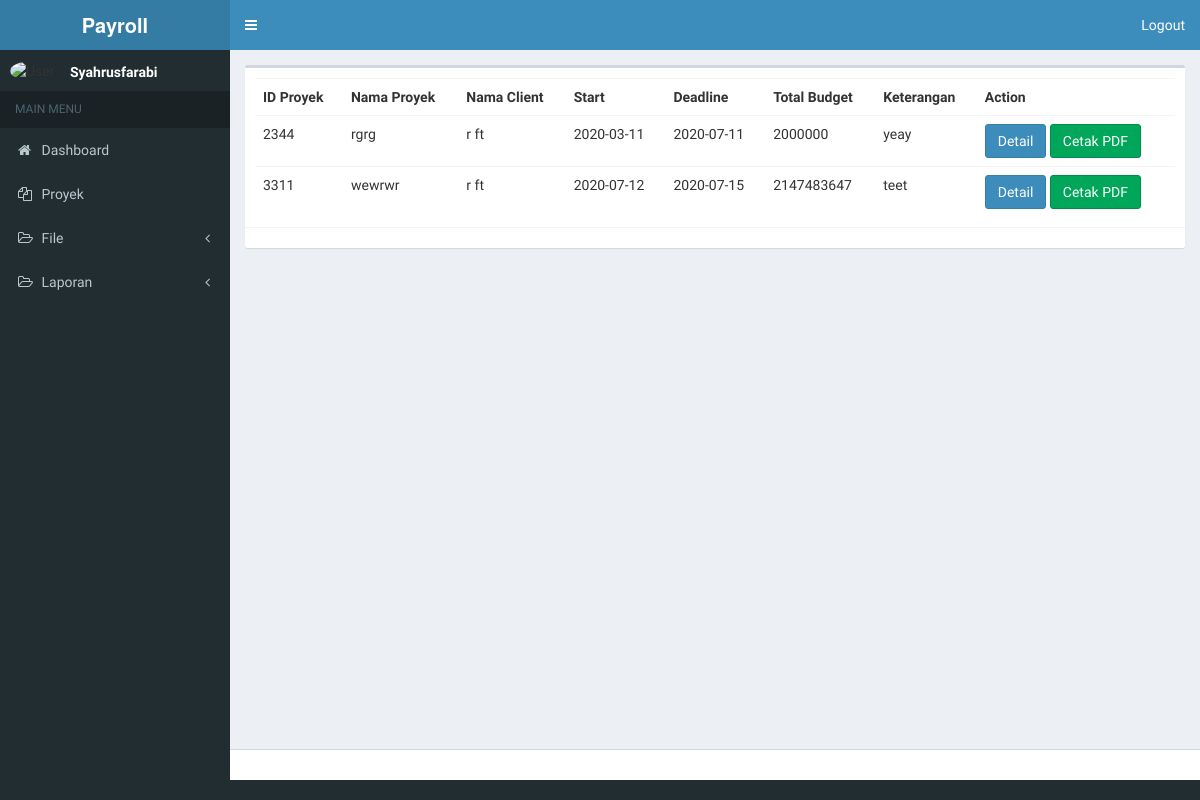
The page /index.php/laporan_penggajian on the database as committed earlier.
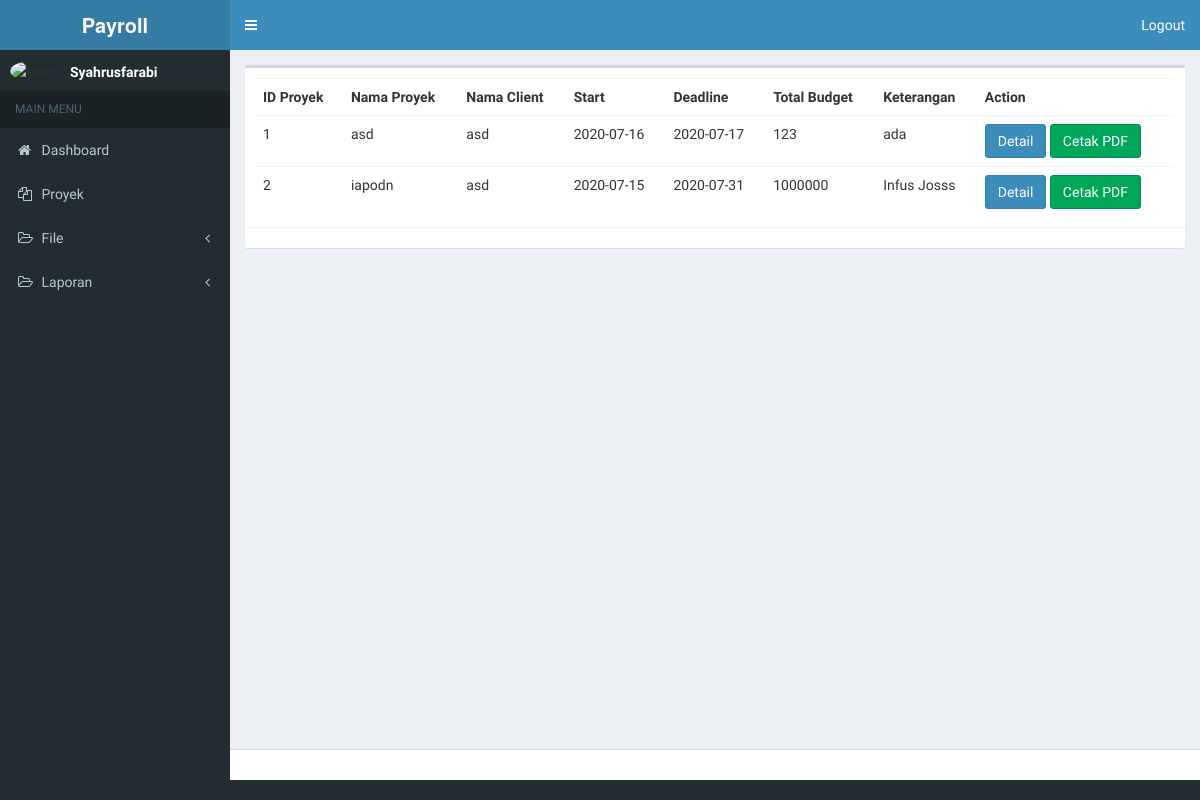
The same page on the database as committed later.
### tables this page shows
CREATE TABLE `tb_proyek` (
  `id_proyek` int(11) NOT NULL,
  `nama_proyek` varchar(150) NOT NULL,
  `nama_client` varchar(150) NOT NULL,
  `deadline_proyek` date NOT NULL,
  `keterangan` text NOT NULL,
  `tanggal_mulai_proyek` date NOT NULL,
  `total_budget` int(11) NOT NULL
);

### application/controllers/Laporan_penggajian.php (called while the page is built, shortened)
<?php
class Laporan_penggajian extends CI_Controller
{
	public function __construct()
	{
		$this->load->model("model_proyek");
		$this->load->model("model_penggajian");
	}
	public function index()
	{
		$tmp['contents'] = 'admin/view_laporan_penggajian/index';
		$tmp['data'] = $this->model_proyek->getAll();
		$this->load->view('admin/layout/template', $tmp);
	}
}

### index.php (called while the page is built, shortened)
<?php
require_once BASEPATH.'core/CodeIgniter.php';

### application/models/model_proyek.php (called while the page is built, shortened)
<?php
class Model_proyek extends CI_Model{
   private $_table = "tb_proyek";
    public function getAll()
    {
        return $this->db->get($this->_table)->result();
    }
}

### application/views/admin/view_laporan_penggajian/index.php (the view, shortened to what this page needs)
<section class="content">
	<div class="box">
		<div class="box-body">
			<table class="table">
				<tr>
					<th>ID Proyek</th>
					<th>Nama Proyek</th>
					<th>Nama Client</th>
					<th>Start</th>
					<th>Deadline</th>
					<th>Total Budget</th>
					<th>Keterangan</th>
					<th>Action</th>
				</tr>
				<?php
				foreach ($data as $key) : ?>
					<tr>
						<td> <?php echo $key->id_proyek; ?></td>
						<td> <?php echo $key->nama_proyek; ?></td>
						<td> <?php echo $key->nama_client; ?></td>
						<td> <?php echo $key->tanggal_mulai_proyek; ?></td>
						<td> <?php echo $key->deadline_proyek; ?></td>
						<td> <?php echo $key->total_budget; ?></td>
						<td> <?php echo $key->keterangan; ?></td>
						<td>
							<a class="btn btn-primary" href="<?php echo site_url('laporan_penggajian/detail/' . $key->id_proyek) ?>" class="btn btn-small"> Detail</a>
							<a class="btn btn-success " href="<?php echo site_url('laporan_penggajian/cetak_laporan/' . $key->id_proyek) ?>" target="__blank">Cetak PDF</a>
						</td>
					</tr>
				<?php endforeach; ?>
			</table>
		</div>
		<div class="box-footer">
		</div>
	</div>
</section>

### application/views/admin/layout/template.php (shortened to what this page needs)
<!DOCTYPE html>
<html>
  <head>
      <?php $this->load->view("admin/layout/header");?>
  </head>
  <body class="hold-transition skin-blue sidebar-mini">
    <div class="wrapper">
      <header class="main-header">
        <?php $this->load->view("admin/layout/main_header");?>
      </header>
      <aside class="main-sidebar">
        <?php $this->load->view("admin/layout/main_sidebar");?>
      </aside>
      <div class="content-wrapper">
        <?php $this->load->view($contents); ?>
      </div>
      <footer class="main-footer">
      </footer>
    </div>
  </body>
</html>

### application/views/admin/layout/header.php (shortened to what this page needs)
<link rel="stylesheet" href="<?= base_url()?>assets/admin/bower_components/bootstrap/dist/css/bootstrap.min.css">
<link rel="stylesheet" href="<?= base_url()?>assets/admin/bower_components/font-awesome/css/font-awesome.min.css">
<link rel="stylesheet" href="<?= base_url()?>assets/admin/bower_components/Ionicons/css/ionicons.min.css">
<link rel="stylesheet" href="<?= base_url()?>assets/admin/dist/css/AdminLTE.css">
<link rel="stylesheet" href="<?= base_url()?>assets/admin/dist/css/skins/_all-skins.css">
<link rel="stylesheet" href="<?= base_url()?>assets/admin/bower_components/morris.js/morris.css">
<link rel="stylesheet" href="<?= base_url()?>assets/admin/bower_components/jvectormap/jquery-jvectormap.css">
<link rel="stylesheet" href="<?= base_url()?>assets/admin/bower_components/bootstrap-datepicker/dist/css/bootstrap-datepicker.min.css">
<link rel="stylesheet" href="<?= base_url()?>assets/admin/bower_components/bootstrap-daterangepicker/daterangepicker.css">
<link rel="stylesheet" href="<?= base_url()?>assets/admin/plugins/bootstrap-wysihtml5/bootstrap3-wysihtml5.min.css">

### application/views/admin/layout/main_header.php (shortened to what this page needs)
<a href="<?= base_url()?>dashboard" class="logo">
  <span class="logo-lg"><b>Payroll</b></span>
</a>
<nav class="navbar navbar-static-top">
  <a href="#" class="sidebar-toggle" data-toggle="push-menu" role="button">
  </a>
  <div class="navbar-custom-menu">
    <ul class="nav navbar-nav">
  <li>
    <a href="<?= base_url('dashboard/logout')?>">Logout</a>
  </li>
    </ul>
  </div>
</nav>

### application/views/admin/layout/main_sidebar.php
<section class="sidebar">
  <div class="user-panel">
    <div class="pull-left image">
      <img src="<?= base_url()?>assets/img/ari.jpg" class="img-circle" alt="User Image">
    </div>
    <div class="pull-left info">
      <p>Syahrusfarabi</p>
    </div>
  </div>
  <ul class="sidebar-menu" data-widget="tree">
    <?php $this->load->view("admin/layout/left_menu");?>
  </ul>
</section>

### application/views/admin/layout/left_menu.php (shortened to what this page needs)
<!DOCTYPE html>
<html lang="en">
<head>
	<link rel="stylesheet" href="<?= base_url() ?>assets/admin/dist/css/skins/_all-skins.css">
</head>
<body>
	<li class="header">MAIN MENU</li>
	<li>
		<?php echo anchor('dashboard', '<i class="fa fa-home"></i> <span>Dashboard</span>'); ?>
	</li>
	<li>
		<?php echo anchor('proyek', '<i class="fa fa-files-o"></i> <span>Proyek</span>'); ?>
	</li>
	<li class="treeview">
		<a href="#">
			<i class="fa fa-folder-open-o"></i>
			<span>File</span>
			<span class="pull-right-container">
				<span class="fa fa-angle-left pull-right"></span>
			</span>
		</a>
	</li>
	<li class="treeview">
		<a href="#">
			<i class="fa fa-folder-open-o"></i>
			<span>Laporan</span>
			<span class="pull-right-container">
				<span class="fa fa-angle-left pull-right"></span>
			</span>
		</a>
	</li>
</body>
</html>

Rows that differ between the two databases and show on the page:
removed tb_proyek: id_proyek "2344", nama_proyek "rgrg", nama_client "r ft", tanggal_mulai_proyek "2020-03-11", deadline_proyek "2020-07-11", total_budget "2000000", keterangan "yeay"
removed tb_proyek: id_proyek "3311", nama_proyek "wewrwr", nama_client "r ft", tanggal_mulai_proyek "2020-07-12", deadline_proyek "2020-07-15", total_budget "2147483647", keterangan "teet"
added tb_proyek: id_proyek "1", nama_proyek "asd", nama_client "asd", tanggal_mulai_proyek "2020-07-16", deadline_proyek "2020-07-17", total_budget "123", keterangan "ada"
added tb_proyek: id_proyek "2", nama_proyek "iapodn", nama_client "asd", tanggal_mulai_proyek "2020-07-15", deadline_proyek "2020-07-31", total_budget "1000000", keterangan "Infus Josss"
